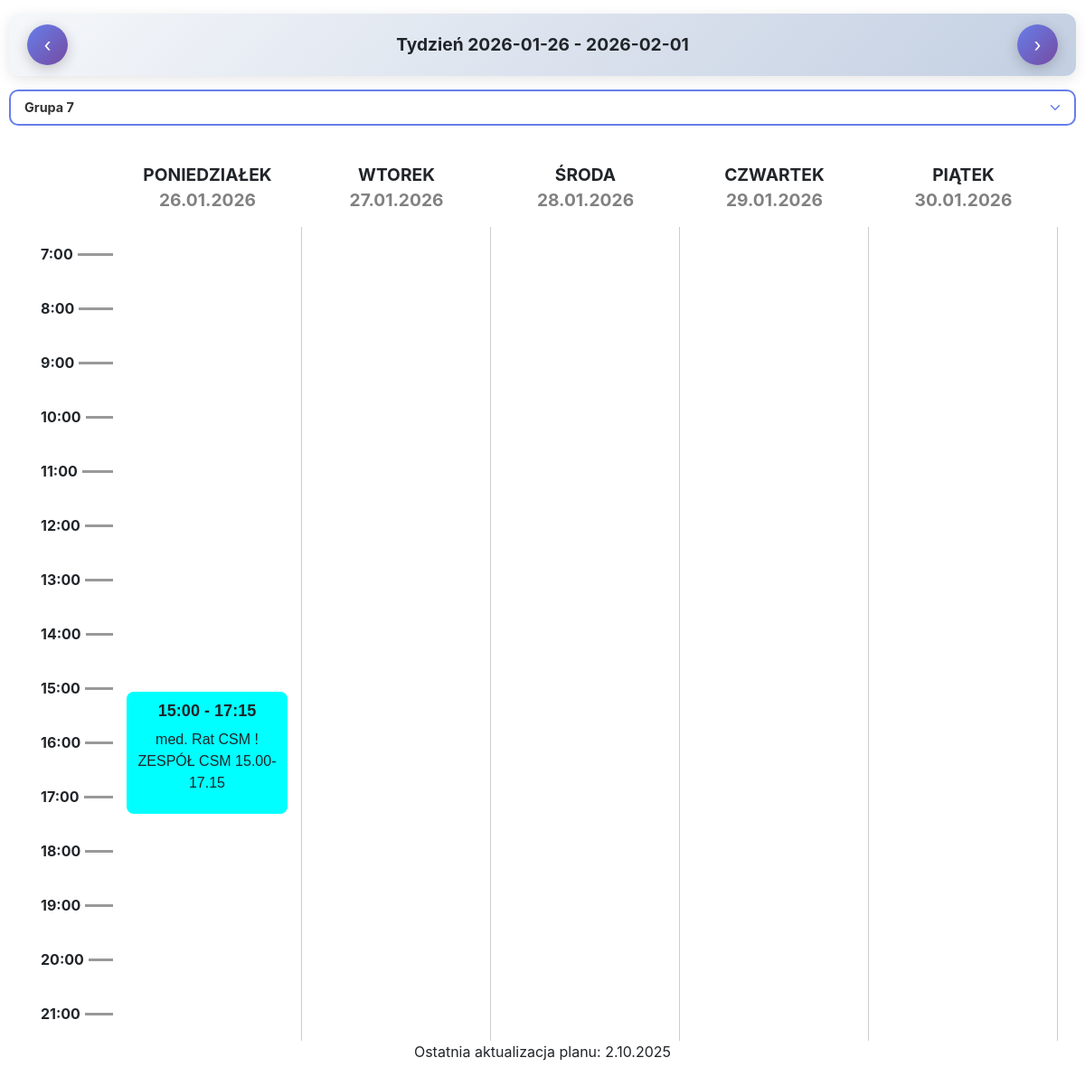
The page / on the database its author committed.
### tables this page shows
CREATE TABLE schedule_entries (
	date DATE, 
	day TEXT, 
	group_number TEXT, 
	subject TEXT, 
	start_time_formatted TEXT, 
	end_time_formatted TEXT, 
	duration BIGINT, 
	spacing_before BIGINT, 
	background_color TEXT
);

### app.py (the view, shortened to what this page needs)
@app.route('/', methods=['GET', 'POST'])
def index():
    group_number = request.form.get('group_number', '7')
    start_date_str = request.form.get('start_date', None)
    end_date_str = request.form.get('end_date', None)
    if start_date_str and end_date_str:
        current_start_date = pd.to_datetime(start_date_str)
        current_end_date = pd.to_datetime(end_date_str)
    else:
        current_start_date, current_end_date = get_current_week()
    query = f"""
    SELECT * FROM {TABLE_NAME}
    WHERE date >= '{current_start_date.date()}'
      AND date <= '{current_end_date.date()}'
      AND group_number = '{group_number}'
    """
    schedule_entries = pd.read_sql(query, engine)
    schedule_entries['date'] = pd.to_datetime(schedule_entries['date']).dt.date
    if schedule_entries.empty:
        error_message = "Brak zajęć dla wybranej grupy w wybranym tygodniu."
    else:
        error_message = None
    ENTRIES = schedule_entries.to_dict('records')
    for entry_id, entry in enumerate(ENTRIES):
        entry["id"] = entry_id
    last_update_date = get_last_update_date()
    return render_template('index.html',
                           schedule_entries=ENTRIES,
                           group_number=group_number,
                           start_date=current_start_date,
                           end_date=current_end_date,
                           error_message=error_message,
                           last_update_date=last_update_date,
                           timedelta=timedelta)

### app.py (called while the page is built)
def get_current_week():
    today = datetime.now()
    start_of_week = today - timedelta(days=today.weekday())
    start_of_week = start_of_week.replace(hour=0, minute=0, second=0, microsecond=0)
    end_of_week = start_of_week + timedelta(days=6)
    return start_of_week, end_of_week

def get_last_update_date():
    try:
        with open('last_update.txt', 'r') as f:
            line = f.readline().strip()
            if line:
                date_part = line.split('|')[0]
                return date_part
    except FileNotFoundError:
        return "Brak danych"
    return "Brak danych"

### templates/index.html (shortened to what this page needs)
<!DOCTYPE html>
<html lang="pl">
<head>
    <link rel="stylesheet" href="{{ url_for('static', filename='styles.css') }}">
    <link rel="stylesheet" href="https://cdn.jsdelivr.net/npm/swiper@11/swiper-bundle.min.css">
    <link href="https://maxcdn.bootstrapcdn.com/bootstrap/4.5.2/css/bootstrap.min.css" rel="stylesheet">
</head>
<body>
   <div class="week-header">
    <form method="post" class="d-inline">
        <button type="submit" name="previous_week" class="nav-button">‹</button>
    </form>
    <span class="week-title">Tydzień {{ start_date.strftime('%Y-%m-%d') }} - {{ end_date.strftime('%Y-%m-%d') }}</span>
    <form method="post" class="d-inline">
        <button type="submit" name="next_week" class="nav-button">›</button>
    </form>
</div>
    <div class="group-selector">
        <form method="post">
            <select name="group_number" class="group-select" onchange="this.form.submit()">
                {% for group in range(1, 16) %}
                    <option value="{{ group }}" {% if group == group_number|int %}selected{% endif %}>
                        Grupa {{ group }}
                    </option>
                {% endfor %}
            </select>
        </form>
    </div>
    <div class="desktop-schedule container schedule-container">
        <div class="row">
            <div class="col-1"></div>
            {% for day in ['PONIEDZIAŁEK', 'WTOREK', 'ŚRODA', 'CZWARTEK', 'PIĄTEK'] %}
                <div class="col text-center day-header">
                    {{ day }}<br>
                    <span class="day-date" id="date-{{ loop.index0 }}"></span>
                </div>
            {% endfor %}
        </div>
        <div class="row">
            <div class="col-1 hour-column">
                {% for hour in range(7, 22) %}
                    <div class="hour-label">
                        <span class="hour-text">{{ hour }}:00</span>
                        <span class="hour-line"></span>
                    </div>
                {% endfor %}
            </div>
            {% for day in ['PONIEDZIAŁEK', 'WTOREK', 'ŚRODA', 'CZWARTEK', 'PIĄTEK'] %}
            <div class="col day-column">
                {% if schedule_entries %}
                    {% for entry in schedule_entries if entry.day == day %}
                        {% if entry.spacing_before > 0 %}
                        <div class="empty-slot" style="height: {{ entry.spacing_before * 1 }}px;"></div>
                        {% endif %}
                        <div class="schedule-entry"
                            style="height: {{ entry.duration * 1 }}px; background-color: {{ entry.background_color }};"
                            data-start-datetime="{{ entry.date }}T{{ entry.start_time_formatted }}Z"
                            data-end-datetime="{{ entry.date }}T{{ entry.end_time_formatted }}Z"
                            title="{{ entry.subject }}">
                            <span class="time-label">{{ entry.start_time_formatted }} - {{ entry.end_time_formatted }}</span><br>
                            {{ entry.subject }}
                        </div>
                    {% endfor %}
                {% endif %}
            </div>
            {% endfor %}
        </div>
        <p class="text-center">Ostatnia aktualizacja planu: {{ last_update_date }}</p>
    </div>
</body>
</html>

### static/styles.css (style rules this page uses)
.day-date { color: #818181; font-size: 1em; }
.schedule-container { padding: 20px; max-width: 95%; }
.hour-column { padding-right: 10px; text-align: right; font-weight: bold; background-color: #ffffff; }
.day-column { background-color: #ffffff; min-height: 600px; border-right: 1px solid #ccc; }
.container { box-sizing: border-box; }
.hour-label { height: 60px; line-height: 60px; display: flex; align-items: center; justify-content: space-between; padding-right: 10px; }
.hour-text { font-weight: bold; }
.hour-line { width: 40px; border-top: 3px solid #999; margin-left: 5px; flex-shrink: 0; }
.day-header { font-weight: bold; text-transform: uppercase; background-color: #ffffff; padding: 10px 0; margin-bottom: 5px; font-size:1.2em; }
.schedule-entry { border-radius: 5px; padding: 5px; margin: 0 0; position: relative; transition: 0.2s ease box-shadow, 0.2s ease transform; overflow: hidden; text-align: center; font-family: sans-serif; font-size: 1em; }
.time-label { font-weight: bold; display: block; font-size: 1.13em; margin-bottom: -18px }
.desktop-schedule { display: block; }

### templates/index.html (style rules this page uses)
.schedule-entry { background-color: #ffdd57; border-radius: 8px; padding: 8px; margin: 4px 0; position: relative; box-sizing: border-box; }
.time-label { font-weight: bold; }
.empty-slot { background-color: transparent; }
.week-header { display: flex; justify-content: space-between; align-items: center; margin: 15px 10px; padding: 12px 20px; background: linear-gradient(135deg, #f5f7fa 0%, #c3cfe2 100%); border-radius: 12px; box-shadow: 0 4px 15px rgba(0,0,0,0.1); font-weight: bold; }
.week-title { font-size: 1.2em; text-align: center; flex: 1; margin: 0 15px; }
.nav-button { background: linear-gradient(135deg, #667eea 0%, #764ba2 100%); color: white; border: none; border-radius: 50%; width: 45px; height: 45px; font-size: 1.3em; cursor: pointer; box-shadow: 0 4px 15px rgba(0,0,0,0.2); transition: transform 0.2s ease; display: flex; align-items: center; justify-content: center; flex-shrink: 0; }
.group-selector { margin: 10px 10px; padding: 0; }
.group-select { width: 100%; padding: 7px 15px; font-size: 0.9em; border: 2px solid #667eea; border-radius: 10px; background: white; color: #333; appearance: none; background-repeat: no-repeat; background-position: right 12px center; background-size: 18px; font-weight: bold; }
.desktop-schedule { display: block; }

### rows shown on the page
schedule_entries: {{ entry.spacing_before * 1 }} 510 (drawn), start_time_formatted "15:00", end_time_formatted "17:15", subject "med. Rat CSM ! ZESPÓŁ CSM 15.00-17.15"

### other values the page prints
{{ start_date.strftime('%Y-%m-%d') }} "2026-01-26"
{{ end_date.strftime('%Y-%m-%d') }} "2026-02-01"
{{ day }} "PONIEDZIAŁEK" "WTOREK" "ŚRODA" "CZWARTEK" "PIĄTEK"
{{ hour }} "7" "8" "9" "10" "11" "12" "13" "14" "15" "16" "17" "18" "19" "20" "21"
{{ last_update_date }} "2.10.2025"
